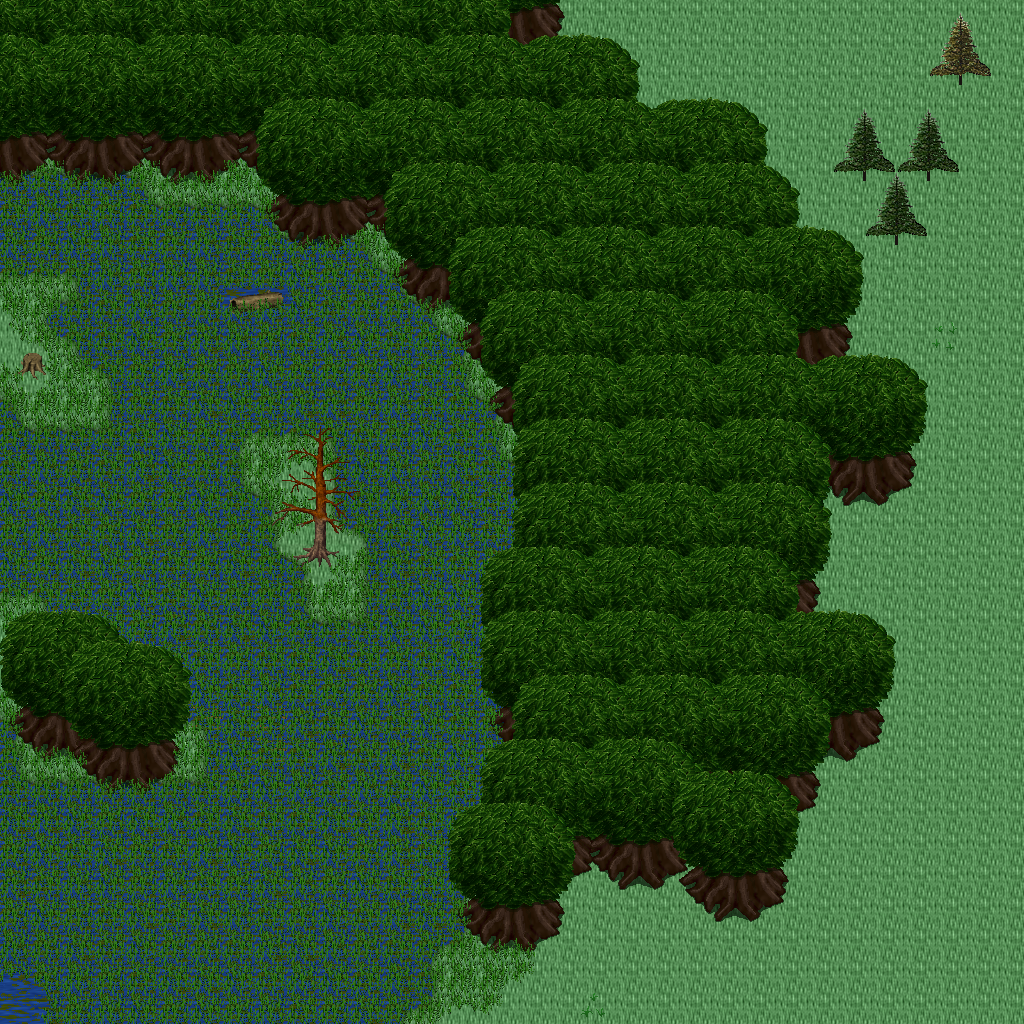

This game map was drawn from its Tiled (.tmx) file and the tilesets committed beside it. A one-line description and the trimmed map source follow:
An orthogonal 32x32 tile map with 32x32 px tiles, 5 tile layers (Ground, Objects, Objects2, Above, ...), 1 hidden layer not drawn, 35 tilesets.

<map version="1.10" tiledversion="1.11.0" orientation="orthogonal" renderorder="right-down" width="32" height="32" tilewidth="32" tileheight="32" infinite="0" nextlayerid="11" nextobjectid="1">
 <tileset firstgid="1" name="ground_ground" tilewidth="32" tileheight="32" tilecount="33" columns="3">
  <image source="../drawable/ground_ground.png" width="96" height="352" />
 </tileset>
 <tileset firstgid="34" name="plant_grasses" tilewidth="32" tileheight="32" tilecount="6" columns="3">
  <image source="../drawable/plant_grasses.png" width="96" height="64" />
 </tileset>
 <tileset firstgid="40" name="plant_flower_daisy_white" tilewidth="32" tileheight="32" tilecount="8" columns="2">
  <image source="../drawable/plant_flower_daisy_white.png" width="64" height="128" />
 </tileset>
 <tileset firstgid="48" name="ground_grass_edges" tilewidth="32" tileheight="32" tilecount="36" columns="12">
  <image source="../drawable/ground_grass_edges.png" width="384" height="96" />
 </tileset>
 <tileset firstgid="84" name="ground_grass_corners" tilewidth="32" tileheight="32" tilecount="24" columns="6">
  <image source="../drawable/ground_grass_corners.png" width="192" height="128" />
 </tileset>
 <tileset firstgid="108" name="ground_earth_edges" tilewidth="32" tileheight="32" tilecount="18" columns="6">
  <image source="../drawable/ground_earth_edges.png" width="192" height="96" />
 </tileset>
 <tileset firstgid="126" name="ground_rock_pebbles" tilewidth="32" tileheight="32" tilecount="3" columns="1">
  <image source="../drawable/ground_rock_pebbles.png" width="32" height="96" />
 </tileset>
 <tileset firstgid="129" name="plant_flower_daisy_yellow" tilewidth="32" tileheight="32" tilecount="8" columns="2">
  <image source="../drawable/plant_flower_daisy_yellow.png" width="64" height="128" />
 </tileset>
 <tileset firstgid="137" name="plant_flower_daisy_red" tilewidth="32" tileheight="32" tilecount="8" columns="2">
  <image source="../drawable/plant_flower_daisy_red.png" width="64" height="128" />
 </tileset>
 <tileset firstgid="145" name="plant_tree_tree_fluffy" tilewidth="32" tileheight="32" tilecount="12" columns="4">
  <image source="../drawable/plant_tree_tree_fluffy.png" width="128" height="96" />
 </tileset>
 <tileset firstgid="157" name="logic_creature_undead" tilewidth="32" tileheight="32" tilecount="16" columns="8">
  <image source="../drawable/logic_creature_undead.png" width="256" height="64" />
 </tileset>
 <tileset firstgid="173" name="logic_collision" tilewidth="32" tileheight="32" tilecount="1" columns="1">
  <image source="../drawable/logic_collision.png" width="32" height="32" />
 </tileset>
 <tileset firstgid="174" name="ground_water_swamp_water" tilewidth="32" tileheight="32" tilecount="33" columns="3">
  <image source="../drawable/ground_water_swamp_water.png" width="96" height="352" />
 </tileset>
 <tileset firstgid="207" name="plant_tree_tree_darkgreen" tilewidth="32" tileheight="32" tilecount="88" columns="8">
  <image source="../drawable/plant_tree_tree_darkgreen.png" width="256" height="352" />
 </tileset>
 <tileset firstgid="295" name="plant_grasses_swamp" tilewidth="32" tileheight="32" tilecount="42" columns="6">
  <image source="../drawable/plant_grasses_swamp.png" width="192" height="224" />
 </tileset>
 <tileset firstgid="337" name="building_stone_ruins" tilewidth="32" tileheight="32" tilecount="72" columns="6">
  <image source="../drawable/building_stone_ruins.png" width="192" height="384" />
 </tileset>
 <tileset firstgid="409" name="item_gothic_large_gravestone" tilewidth="32" tileheight="32" tilecount="9" columns="3">
  <image source="../drawable/item_gothic_large_gravestone.png" width="96" height="96" />
 </tileset>
 <tileset firstgid="418" name="item_gothic_skull_post" tilewidth="32" tileheight="32" tilecount="2" columns="1">
  <image source="../drawable/item_gothic_skull_post.png" width="32" height="64" />
 </tileset>
 <tileset firstgid="420" name="item_gothic_tombstone_2" tilewidth="32" tileheight="32" tilecount="8" columns="2">
  <image source="../drawable/item_gothic_tombstone_2.png" width="64" height="128" />
 </tileset>
 <tileset firstgid="428" name="item_statue_broken_green_column" tilewidth="32" tileheight="32" tilecount="2" columns="1">
  <image source="../drawable/item_statue_broken_green_column.png" width="32" height="64" />
 </tileset>
 <tileset firstgid="430" name="item_statue_broken_lion" tilewidth="32" tileheight="32" tilecount="6" columns="2">
  <image source="../drawable/item_statue_broken_lion.png" width="64" height="96" />
 </tileset>
 <tileset firstgid="436" name="item_statue_green_stone" tilewidth="32" tileheight="32" tilecount="12" columns="4">
  <image source="../drawable/item_statue_green_stone.png" width="128" height="96" />
 </tileset>
 <tileset firstgid="448" name="ground_slate_tiles" tilewidth="32" tileheight="32" tilecount="15" columns="5">
  <image source="../drawable/ground_slate_tiles.png" width="160" height="96" />
 </tileset>
 <tileset firstgid="463" name="ground_rock_rocks" tilewidth="32" tileheight="32" tilecount="4" columns="2">
  <image source="../drawable/ground_rock_rocks.png" width="64" height="64" />
 </tileset>
 <tileset firstgid="467" name="ground_rock_rocks_2" tilewidth="32" tileheight="32" tilecount="4" columns="2">
  <image source="../drawable/ground_rock_rocks_2.png" width="64" height="64" />
 </tileset>
 <tileset firstgid="471" name="ground_rock_rocks_3" tilewidth="32" tileheight="32" tilecount="16" columns="4">
  <image source="../drawable/ground_rock_rocks_3.png" width="128" height="128" />
 </tileset>
 <tileset firstgid="487" name="plant_stump_hollow_logs" tilewidth="32" tileheight="32" tilecount="6" columns="3">
  <image source="../drawable/plant_stump_hollow_logs.png" width="96" height="64" />
 </tileset>
 <tileset firstgid="493" name="plant_tree_dead_tree_2" tilewidth="32" tileheight="32" tilecount="20" columns="4">
  <image source="../drawable/plant_tree_dead_tree_2.png" width="128" height="160" />
 </tileset>
 <tileset firstgid="513" name="plant_tree_dead_tree_3" tilewidth="32" tileheight="32" tilecount="16" columns="4">
  <image source="../drawable/plant_tree_dead_tree_3.png" width="128" height="128" />
 </tileset>
 <tileset firstgid="529" name="item_corpse_skeleton" tilewidth="32" tileheight="32" tilecount="4" columns="2">
  <image source="../drawable/item_corpse_skeleton.png" width="64" height="64" />
 </tileset>
 <tileset firstgid="533" name="item_corpse_swamp_sunken" tilewidth="32" tileheight="32" tilecount="32" columns="8">
  <image source="../drawable/item_corpse_swamp_sunken.png" width="256" height="128" />
 </tileset>
 <tileset firstgid="565" name="object_rock_pillars_stone" tilewidth="32" tileheight="32" tilecount="36" columns="6">
  <image source="../drawable/object_rock_pillars_stone.png" width="192" height="192" />
 </tileset>
 <tileset firstgid="601" name="logic_creature_undead_skeleton" tilewidth="32" tileheight="32" tilecount="6" columns="6">
  <image source="../drawable/logic_creature_undead_skeleton.png" width="192" height="32" />
 </tileset>
 <tileset firstgid="607" name="logic_creature_undead_specter" tilewidth="32" tileheight="32" tilecount="6" columns="6">
  <image source="../drawable/logic_creature_undead_specter.png" width="192" height="32" />
 </tileset>
 <tileset firstgid="613" name="logic_creature_undead_zombie" tilewidth="32" tileheight="32" tilecount="5" columns="5">
  <image source="../drawable/logic_creature_undead_zombie.png" width="160" height="32" />
 </tileset>
 <layer id="1" name="Ground" width="32" height="32">
  <data>[1024 cells, 1024 non-empty, 16 distinct tile ids]</data>
 </layer>
 <layer id="2" name="Objects" width="32" height="32">
  <data>[1024 cells, 395 non-empty, 26 distinct tile ids]</data>
 </layer>
 <layer id="3" name="Objects2" width="32" height="32">
  <data>[1024 cells, 417 non-empty, 18 distinct tile ids]</data>
 </layer>
 <layer id="4" name="Above" width="32" height="32">
  <data>[1024 cells, 417 non-empty, 44 distinct tile ids]</data>
 </layer>
 <layer id="5" name="Above2" width="32" height="32">
  <data>[1024 cells, 143 non-empty, 16 distinct tile ids]</data>
 </layer>
 <layer id="6" name="Walkable" width="32" height="32" visible="0">
  <data>[1024 cells, 364 non-empty, 1 distinct tile ids]</data>
 </layer>
 <objectgroup id="7" name="Mapevents" />
 <objectgroup id="8" name="Spawn" />
 <objectgroup id="9" name="Keys" />
 <objectgroup id="10" name="Replace" />
</map>
